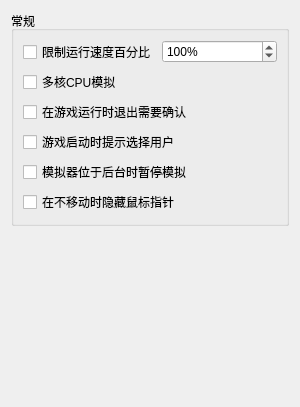
<?xml version="1.0" encoding="UTF-8"?>
<ui version="4.0">
 <class>ConfigureGeneral</class>
 <widget class="QWidget" name="ConfigureGeneral">
  <property name="geometry">
   <rect>
    <x>0</x>
    <y>0</y>
    <width>300</width>
    <height>407</height>
   </rect>
  </property>
  <property name="windowTitle">
   <string>Form</string>
  </property>
  <layout class="QHBoxLayout" name="HorizontalLayout">
   <item>
    <layout class="QVBoxLayout" name="VerticalLayout">
     <item>
      <widget class="QGroupBox" name="GeneralGroupBox">
       <property name="title">
        <string>常规</string>
       </property>
       <layout class="QHBoxLayout" name="GeneralHorizontalLayout">
        <item>
         <layout class="QVBoxLayout" name="GeneralVerticalLayout">
          <item>
           <layout class="QHBoxLayout" name="horizontalLayout_2">
            <item>
             <widget class="QCheckBox" name="toggle_frame_limit">
              <property name="text">
               <string>限制运行速度百分比</string>
              </property>
             </widget>
            </item>
            <item>
             <widget class="QSpinBox" name="frame_limit">
              <property name="suffix">
               <string>%</string>
              </property>
              <property name="minimum">
               <number>1</number>
              </property>
              <property name="maximum">
               <number>9999</number>
              </property>
              <property name="value">
               <number>100</number>
              </property>
             </widget>
            </item>
           </layout>
          </item>
          <item>
           <widget class="QCheckBox" name="use_multi_core">
            <property name="text">
             <string>多核CPU模拟</string>
            </property>
           </widget>
          </item>
          <item>
           <widget class="QCheckBox" name="toggle_check_exit">
            <property name="text">
             <string>在游戏运行时退出需要确认</string>
            </property>
           </widget>
          </item>
          <item>
           <widget class="QCheckBox" name="toggle_user_on_boot">
            <property name="text">
             <string>游戏启动时提示选择用户</string>
            </property>
           </widget>
          </item>
          <item>
           <widget class="QCheckBox" name="toggle_background_pause">
            <property name="text">
             <string>模拟器位于后台时暂停模拟</string>
            </property>
           </widget>
          </item>
          <item>
           <widget class="QCheckBox" name="toggle_hide_mouse">
            <property name="text">
             <string>在不移动时隐藏鼠标指针</string>
            </property>
           </widget>
          </item>
         </layout>
        </item>
       </layout>
      </widget>
     </item>
     <item>
      <spacer name="verticalSpacer">
       <property name="orientation">
        <enum>Qt::Vertical</enum>
       </property>
       <property name="sizeHint" stdset="0">
        <size>
         <width>20</width>
         <height>40</height>
        </size>
       </property>
      </spacer>
     </item>
    </layout>
   </item>
  </layout>
 </widget>
 <resources/>
 <connections/>
</ui>
